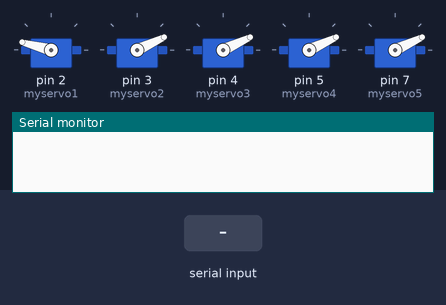
Simulated run of this sketch. Board: Arduino Uno, built with avr-gcc and run on an emulated ATmega328P. Parts: 5 × servo, the last lines printed to the serial monitor. Inputs (shaded band) come from the test bench.

Above: at 1.2 s.
1.3 s: "1" received over Serial
At 1.7 s:
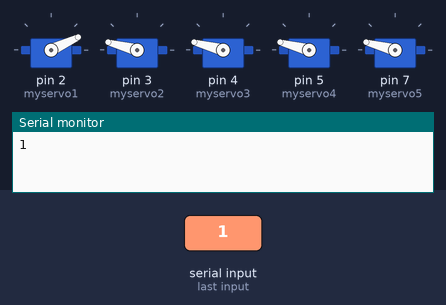
2.8 s: "3" received over Serial
At 4.0 s:
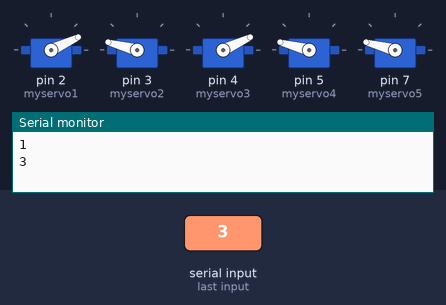
4.3 s: "4" received over Serial
At 5.2 s:
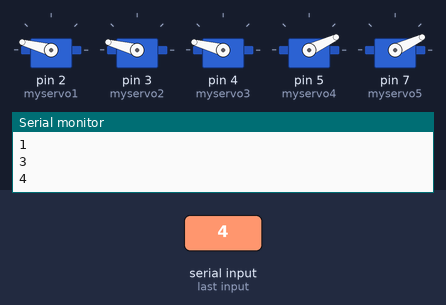
5.8 s: "5" received over Serial
At 6.3 s:
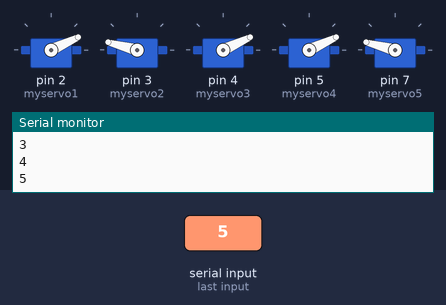
7.3 s: "6" received over Serial
At 8.5 s:
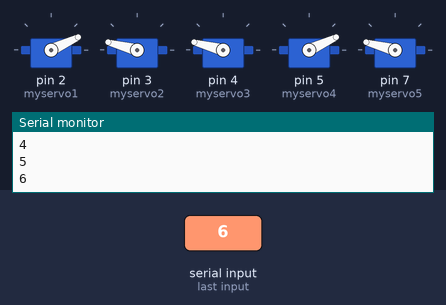
8.8 s: "2" received over Serial
At 9.8 s:
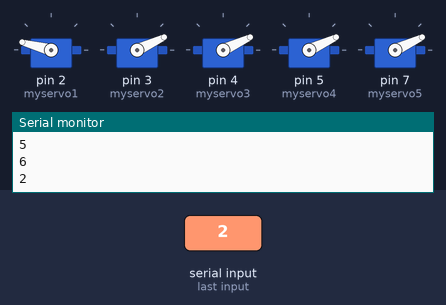
Timing chart, 0 to 11.3 s (numbered marks = the images above; inputs shaded):
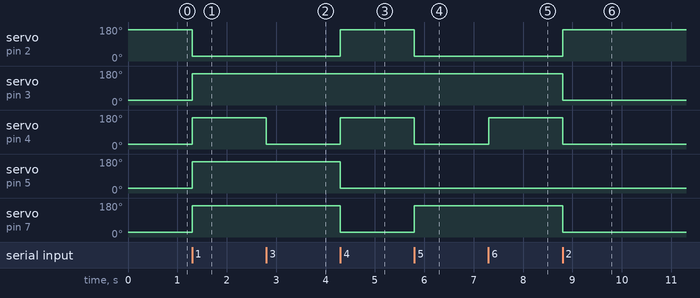

The sketch:

Robo-arm.ino
```cpp
#include <Servo.h>
Servo myservo1;
Servo myservo2;
Servo myservo3;
Servo myservo4;
Servo myservo5;
int pos = 0;

void setup(){
  Serial.begin(9600); //This is for serial monitor.
  myservo1.attach(2);
  myservo2.attach(3);
  myservo3.attach(4);
  myservo4.attach(5);
  myservo5.attach(7);
  myservo1.write(165);
  myservo2.write(25);
  myservo3.write(25);
  myservo4.write(25);
  myservo5.write(25);
}
void loop() {
   if (Serial.available() > 0)//Storing bytes from the serial port that are available for reading.
  {
    char data = Serial.read(); // reading the data received from the bluetooth module.
    switch (data)//Using Switch case for opening and closing of the gate.
    {
      case '1': for (pos = 0; pos <= 90; pos += 1) //Giving codition to rotate the bluetooth_motor from 0 to 90 degree.
        {
          myservo1.write(25);
  myservo2.write(165);
  myservo3.write(165);
  myservo4.write(165);
  myservo5.write(165);
        }
        break; //Use to stop the loop.
      case '2': for (pos = 90; pos >= 0; pos -= 1) //Giving codition to rotate the bluetooth_motor from 90 to 0 degree.
        {
         myservo1.write(165);
  myservo2.write(25);
  myservo3.write(25);
  myservo4.write(25);
  myservo5.write(25);
        }
        break; //Use to stop the loop.
        case '3': for (pos = 90; pos >= 0; pos -= 1) //Giving codition to rotate the bluetooth_motor from 90 to 0 degree.
        {
         myservo1.write(25);
  myservo2.write(165);
  myservo3.write(25);
  myservo4.write(165);
  myservo5.write(165);
        }
        break; //Use to stop the loop.
        case '4': for (pos = 90; pos >= 0; pos -= 1) //Giving codition to rotate the bluetooth_motor from 90 to 0 degree.
        {
         myservo1.write(165);
  myservo2.write(165);
  myservo3.write(165);
  myservo4.write(25);
  myservo5.write(25);
        }
        break; //Use to stop the loop.
        case '5': for (pos = 90; pos >= 0; pos -= 1) //Giving codition to rotate the bluetooth_motor from 90 to 0 degree.
        {
         myservo1.write(25);
  myservo2.write(165);
  myservo3.write(25);
  myservo4.write(25);
  myservo5.write(165);
        }
        break; //Use to stop the loop.
        case '6': for (pos = 90; pos >= 0; pos -= 1) //Giving codition to rotate the from 90 to 0 degree.
        {
         myservo1.write(25);
  myservo2.write(165);
  myservo3.write(165);
  myservo4.write(25);
  myservo5.write(165);
        }
        break; //Use to stop the loop.
      default : break; //if there is no data then it will by defalt break the loop.
    }
    Serial.println(data); //Print it in serial monitor.
  }

}
```

Measured:
- after the input at 1.3 s, servo on pin 2 (myservo1): 165° → 25° at once; servo on pin 3 (myservo2), servo on pin 4 (myservo3), servo on pin 5 (myservo4), servo on pin 7 (myservo5): 25° → 165° at once
- after the input at 2.8 s, servo on pin 4 (myservo3): 165° → 25° at once
- after the input at 4.3 s, servo on pin 2 (myservo1), servo on pin 4 (myservo3): 25° → 165° at once; servo on pin 5 (myservo4), servo on pin 7 (myservo5): 165° → 25° at once
- after the input at 5.8 s, servo on pin 2 (myservo1), servo on pin 4 (myservo3): 165° → 25° at once; servo on pin 7 (myservo5): 25° → 165° at once
- after the input at 7.3 s, servo on pin 4 (myservo3): 25° → 165° at once
- after the input at 8.8 s, servo on pin 2 (myservo1): 25° → 165° at once; servo on pin 3 (myservo2), servo on pin 4 (myservo3), servo on pin 7 (myservo5): 165° → 25° at once
